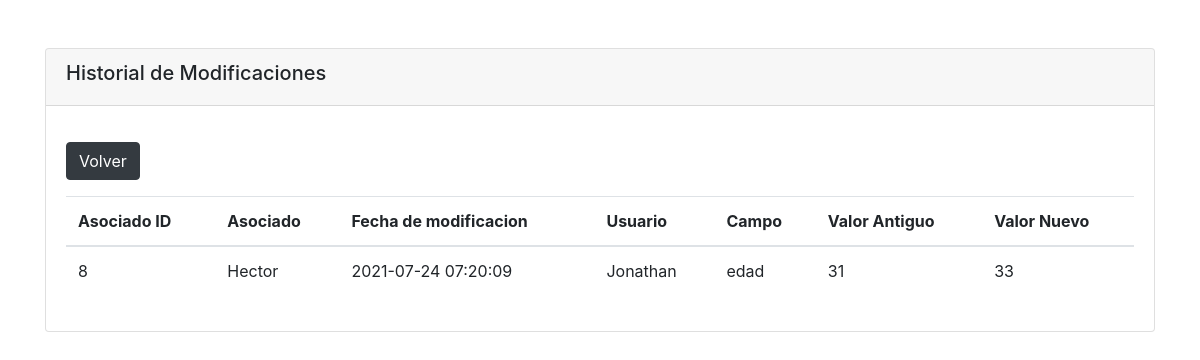
/index.php?controller=Asociados&action=historial&id=8 (signed in), run on the app's committed database.
### tables this page shows
CREATE TABLE historial(
    id              int(255) auto_increment NOT NULL,
    fecha           TIMESTAMP DEFAULT CURRENT_TIMESTAMP,
    usuario_id      int(255) NOT NULL,
    asociado_id     int(255) NOT NULL,
    campo           varchar(20) NOT NULL,
    antiguo         varchar(60) NOT NULL,
    nuevo           varchar(60) NOT NULL,
    CONSTRAINT pk_historial PRIMARY KEY(id),
    CONSTRAINT pk_historial_usuario FOREIGN KEY(usuario_id) REFERENCES usuarios(id),
    CONSTRAINT pk_historial_asociado FOREIGN KEY(asociado_id) REFERENCES asociados(id)
);

CREATE TABLE asociados(
    id              int(255) auto_increment NOT NULL,
    nombre          varchar(60) NOT NULL,
    apellido        varchar(60) NOT NULL,
    direccion       text NOT NULL,
    edad            int NOT NULL,
    dui             varchar(25) NOT NULL,
    nit             varchar(25) NOT NULL,
    profesion_id    int(255) NOT NULL,
    agencia_id      int(255) NOT NULL,
    deleted_at      boolean DEFAULT false,
    created_at      TIMESTAMP DEFAULT CURRENT_TIMESTAMP,
    CONSTRAINT pk_asociados PRIMARY KEY(id),
    CONSTRAINT pk_asociados_agencia FOREIGN KEY(agencia_id) REFERENCES agencias(id),
    CONSTRAINT pk_asociados_profesion FOREIGN KEY(profesion_id) REFERENCES profesiones(id)
);

CREATE TABLE usuarios(
    id          int(255) auto_increment NOT NULL,
    nombre      varchar(60) NOT NULL,
    apellido    varchar(60) NOT NULL,
    email       varchar(60) NOT NULL,
    password    varchar(255) NOT NULL,
    CONSTRAINT pk_usuarios PRIMARY KEY(id),
    CONSTRAINT uq_email UNIQUE(email)
);

### models/HistorialModel.php (called while the page is built, shortened)
<?php
class HistorialModel
{
    private $db;
    private $asociado_id;
    function __construct(){
        $db = Conexion::conectar();
        if($db != NULL ){
            $this->db = $db;
        }
    }
    function getHistorial(){
        $sql = "CALL getHistorial(?)";
        $pdo = $this->db->prepare( $sql );
        $pdo->bindValue(1, $this->asociado_id, PDO::PARAM_INT);
        $pdo->execute();
        return $pdo->fetchAll(PDO::FETCH_OBJ);
    }
    function setAsociado($asociado_id) { $this->asociado_id = $asociado_id; }
}

### views/asociados/historial.php (the view)
<div class="container">
    <div class="card mt-5">
        <div class="card-header">
            <h5>Historial de Modificaciones</h5>
        </div>
        <div class="card-body">
            <a href="index.php?controller=Asociados&action=index" class="mb-3 mt-3 btn btn-dark">
                Volver
            </a>
            <table class="table">
                <thead>
                    <th>Asociado ID</th>
                    <th>Asociado</th>
                    <th>Fecha de modificacion</th>
                    <th>Usuario</th>
                    <th>Campo</th>
                    <th>Valor Antiguo</th>
                    <th>Valor Nuevo</th>
                </thead>
                <tbody>
                    <?php foreach( $historials as $historial): ?>
                        <tr>
                            <td> <?= $historial->asociado_id ?> </td>
                            <td> <?= $historial->asociado ?> </td>
                            <td> <?= $historial->fecha ?> </td>
                            <td> <?= $historial->usuario ?> </td>
                            <td> <?= $historial->campo ?> </td>
                            <td> <?= $historial->antiguo ?> </td>
                            <td> <?= $historial->nuevo ?> </td>
                        </tr>
                    <?php endforeach; ?>
                </tbody>
            </table>
        </div>
    </div>
</div>

### data on the page
historial: asociado "8", asociado.nombre "Hector", fecha "2021-07-24 07:20:09", usuario.nombre "Jonathan", campo "edad", antiguo "31", nuevo "33"
